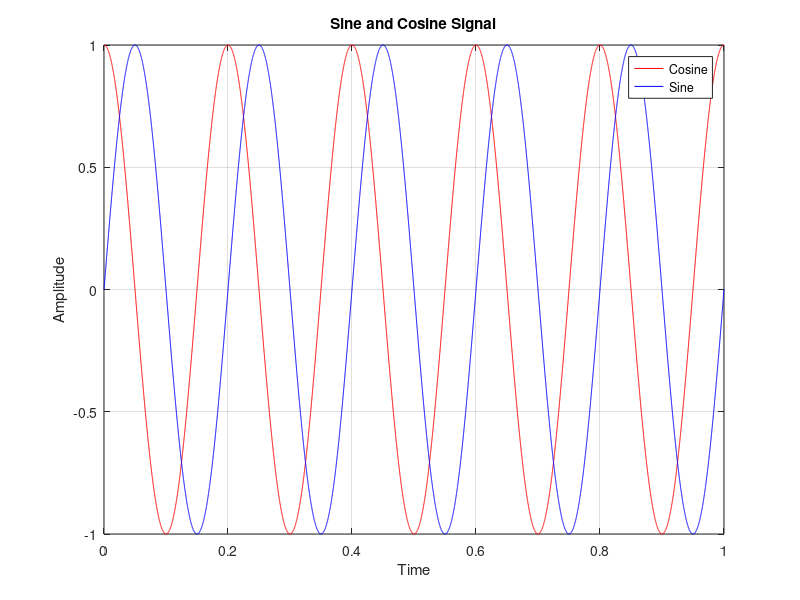
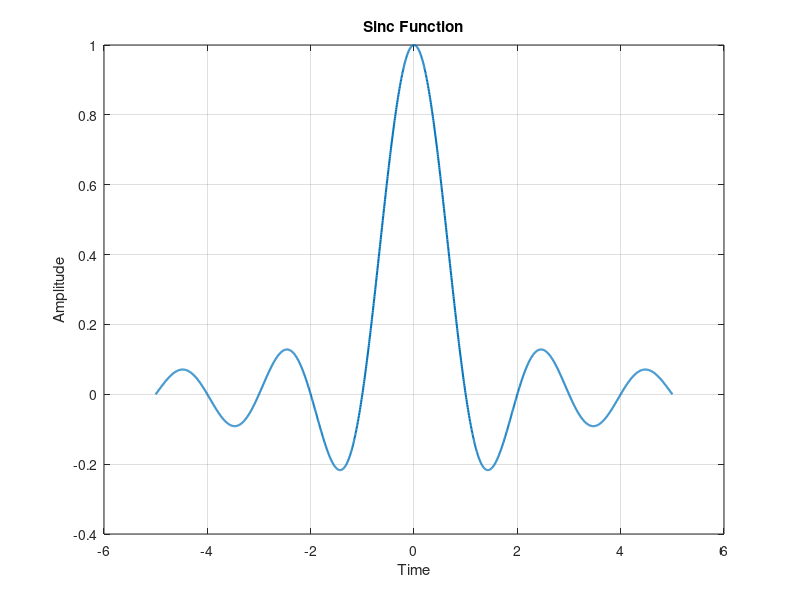
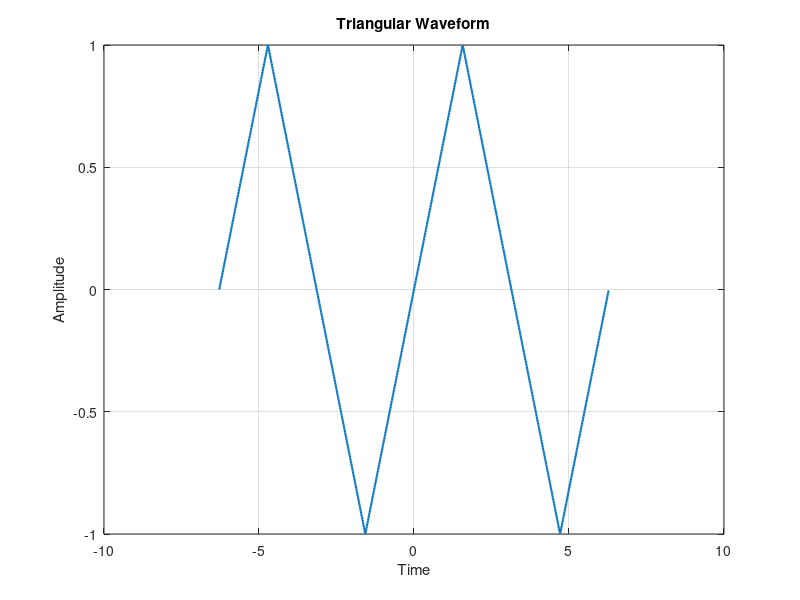
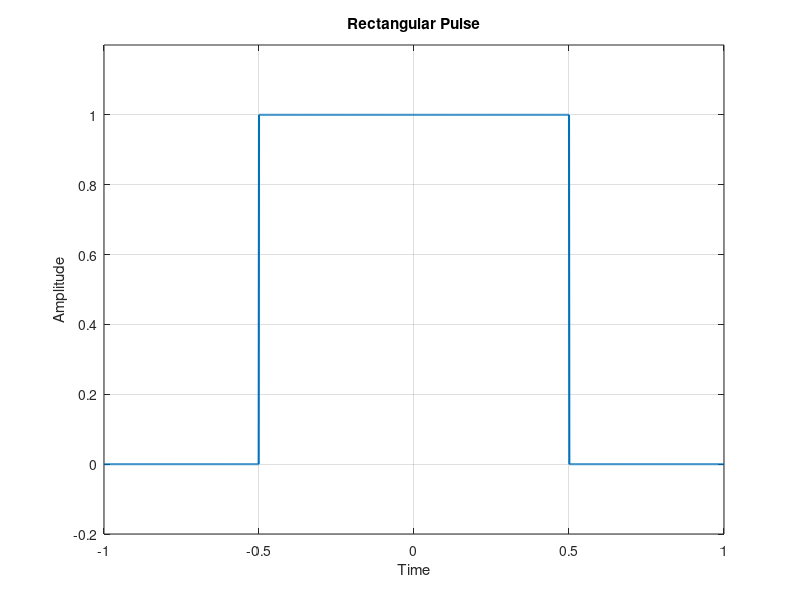

Source code (MATLAB) for these figures, in order:
% PRACTICAL 3: Generation of Continuous-Time Signals
clc;
clear;
close all;

% (i) Sine and Cosine Signal
t = 0:0.0001:1;
f = 5;
x_cos = cos(2*pi*f*t);
x_sin = sin(2*pi*f*t);

figure;
plot(t, x_cos, 'r', t, x_sin, 'b');
xlabel("Time"); ylabel("Amplitude");
title("Sine and Cosine Signal");
legend("Cosine", "Sine");
grid on;

% (ii) Sinc Function
t_sinc = -5:0.005:5;
x_sinc = sin(pi*t_sinc) ./ (pi*t_sinc);
x_sinc(t_sinc == 0) = 1;                  % value at t = 0

figure;
plot(t_sinc, x_sinc, 'LineWidth', 1.5);
xlabel("Time"); ylabel("Amplitude");
title("Sinc Function");
grid on;

% (iii) Triangular Waveform
t_w = -2*pi:0.01:2*pi;
x_tri = (2/pi) * asin(sin(t_w));

figure;
plot(t_w, x_tri, 'LineWidth', 1.5);
xlabel("Time"); ylabel("Amplitude");
title("Triangular Waveform");
grid on;

% (iv) Rectangular Pulse
t_rect = -1:0.001:1;
x_rect = double(abs(t_rect) <= 0.5);

figure;
plot(t_rect, x_rect, 'LineWidth', 1.5);
xlabel("Time"); ylabel("Amplitude");
title("Rectangular Pulse");
ylim([-0.2, 1.2]); grid on;

% (v) Sawtooth Waveform
x_saw = 2 * ((t_w/(2*pi)) - floor(0.5 + (t_w/(2*pi))));

figure;
plot(t_w, x_saw, 'LineWidth', 1.5);
xlabel("Time"); ylabel("Amplitude");
title("Sawtooth Waveform");
grid on;

% (vi) Exponential Function
t_exp = 0:0.0001:1;
x_exp = exp(-0.5*t_exp);

figure;
plot(t_exp, x_exp, 'LineWidth', 1.5);
xlabel("Time"); ylabel("Amplitude");
title("Exponential Function");
grid on;
